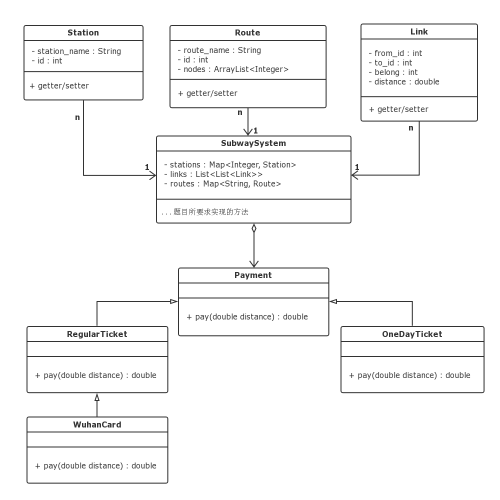
#> input picture 07-OOP大作业-武汉地铁系统/subway/resource/subway.jpg, 1000 x 999 px, given in place of the camera (shown at 1/2 size)
$ python video_mix.py
#> lines starting #> are read from the running program, lines starting #| are printed output that depends on the picture; after the words box and inside, x2 and y2 are one past the last pixel; in counts of white or black regions, pixels touching at a corner belong together; pictures that were not available may be replaced by others from this repository, and a replacement may not be noted
#> further down, frame is the input picture: shape (999, 1000, 3); min 50, max 255, mean 246.9
import cv2
import numpy as np

ratio_list = [0.1, 0.2, 0.25, 0.3, 0.5]
vpos_enum = ["T", "C", "B"]
hpos_enum = ["L", "C", "R"]
pos_list = [(a, b) for a in vpos_enum for b in hpos_enum]

ratio_index = 0
pos_index = 0

cap = cv2.VideoCapture(0)

width = int(cap.get(cv2.CAP_PROP_FRAME_WIDTH) + 0.5)
height = int(cap.get(cv2.CAP_PROP_FRAME_HEIGHT) + 0.5)
size = (width, height)

fourcc = cv2.VideoWriter_fourcc(*"XVID")
out = cv2.VideoWriter("./output/output.avi", fourcc, 20.0, size)

video = cv2.VideoCapture("./assert/vtest.avi")


text = []
is_add_text = False


def get_position_pair(
    ori_rows, ori_cols, cut_rows, cut_cols, horizontal="L", vertical="T"
):
    if ori_rows < cut_rows or ori_cols < cut_cols:
        raise ValueError("Background is not big enough to embed such icon.")
    if horizontal == "L":
        begin_col = 0
        end_col = cut_cols
    elif horizontal == "R":
        begin_col = ori_cols - cut_cols
        end_col = ori_cols
    elif horizontal == "C":
        begin_col = int((ori_cols - cut_cols) / 2)
        end_col = int((ori_cols + cut_cols) / 2)
    else:
        raise ValueError(
            "Keyword `horizontal` expected {`L`, `R`, `C`}, got `%s`" % horizontal
        )

    if vertical == "T":
        begin_row = 0
        end_row = cut_rows
    elif vertical == "B":
        begin_row = ori_rows - cut_rows
        end_row = ori_rows
    elif vertical == "C":
        begin_row = int((ori_rows - cut_rows) / 2)
        end_row = int((ori_rows + cut_rows) / 2)
    else:
        raise ValueError(
            "Keyword `vertical` expected {`T`, `B`, `C`}, got `%s`" % vertical
        )

    return (begin_row, begin_col), (end_row, end_col)


def add_text(frame):
    linetype = cv2.LINE_AA
    font = cv2.FONT_HERSHEY_SIMPLEX
    res = "Sub: " + "".join(text)
    cv2.putText(frame, res, (10, 100), font, 2, (255, 255, 255), 2)
    return frame


def click(event, x, y, flags, param):
    global is_add_text
    if event == cv2.EVENT_LBUTTONUP:
        is_add_text = not is_add_text


def extract(img):
    # 嵌入转灰度图
    bg = np.zeros(img.shape, np.uint8)

    gray_b = cv2.cvtColor(img, cv2.COLOR_RGB2GRAY)
    ret, mask_front = cv2.threshold(gray_b, 127, 255, cv2.THRESH_BINARY)
    mask_inv = cv2.bitwise_not(mask_front)
    a_clean = cv2.bitwise_and(bg, bg, mask=mask_front)
    b_cut = cv2.bitwise_and(img, img, mask=mask_inv)
    res = cv2.add(a_clean, b_cut)

    return res


def make(front, back):
    back_rows, back_cols, back_channels = back.shape
#> back_rows = 999; back_cols = 1000; back_channels = 3
    front_rows, front_cols, front_channels = front.shape
#> front_rows = 999; front_cols = 1000; front_channels = 3

    ratio = ratio_list[ratio_index % len(ratio_list)]
    ratio_rows, ratio_cols = ratio * back_rows, ratio * back_cols
#> ratio_rows = 99.9; ratio_cols = 100
    if ratio_rows > ratio_cols:
        roi_rows, roi_cols = (
            int(ratio_rows),
            int(front_cols * ratio_rows / front_rows),
        )
    else:
        roi_rows, roi_cols = (
            int(front_rows * ratio_cols / front_cols),
            int(ratio_cols),
        )
#> roi_rows = 99; roi_cols = 100

    (vertical_position, horizontal_position) = pos_list[pos_index % len(pos_list)]
    (bx, by), (ex, ey) = get_position_pair(
        back_rows,
        back_cols,
        roi_rows,
        roi_cols,
        vertical=vertical_position,
        horizontal=horizontal_position,
    )
#> bx = 0; by = 0; ex = 99; ey = 100
    roi_data = back[bx:ex, by:ey]
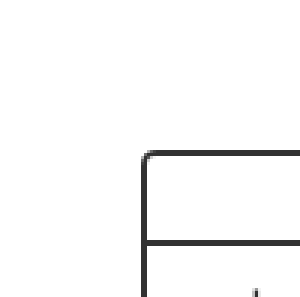
#> roi_data: shape (99, 100, 3) (shown 3 times larger); min 50, max 255, mean 248.8
    front = cv2.resize(front, (roi_cols, roi_rows))
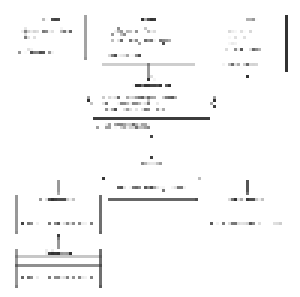
#> front: shape (99, 100, 3) (shown 3 times larger); min 50, max 255, mean 248.7
    gray_front = cv2.cvtColor(front, cv2.COLOR_BGR2GRAY)
    ret, mask_front = cv2.threshold(gray_front, 175, 255, cv2.THRESH_TRIANGLE)
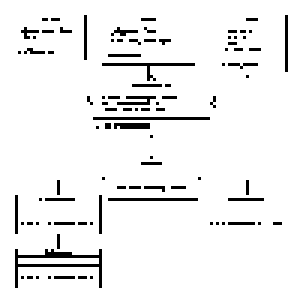
#> mask_front: shape (99, 100) (shown 3 times larger); 94% white; black in thin lines or dots, all inside (x1, y1, x2, y2) = (5, 5, 96, 96)
#> ret = 253
    mask_inv = cv2.bitwise_not(mask_front)
    roi_clean = cv2.bitwise_and(roi_data, roi_data, mask=mask_front)
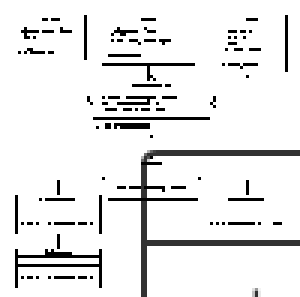
#> roi_clean: shape (99, 100, 3) (shown 3 times larger); min 0, max 255, mean 233.6
    icon_cut = cv2.bitwise_and(front, front, mask=mask_inv)
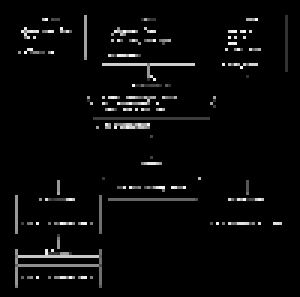
#> icon_cut: shape (99, 100, 3) (shown 3 times larger); min 0, max 252, mean 9
    roi_res = cv2.add(roi_clean, icon_cut)
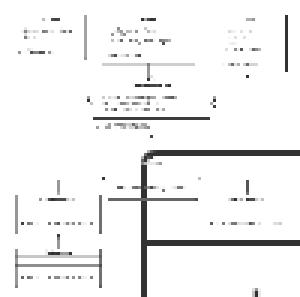
#> roi_res: shape (99, 100, 3) (shown 3 times larger); min 50, max 255, mean 242.6
    back[bx:ex, by:ey] = roi_res

    return back


cv2.namedWindow("FRAME")
cv2.setMouseCallback("FRAME", click)

try:
    while cap.isOpened() and video.isOpened():
        ret1, frame = cap.read()
        ret2, bg_frame = video.read()
        if ret1 and ret2:
            res = make(frame, bg_frame)
            if is_add_text:
                res = add_text(res)
            cv2.imshow("FRAME", res)
            # cv2.imshow("BACK", bg_frame)
            out.write(res)

        k = cv2.waitKey(1) & 0xFF
#> (key Esc is pressed here)
        if k == 27:
            break
        elif k == 127:
            text = text[0:-1]
        elif k == 91:
            pos_index += 1
        elif k == 93:
            ratio_index += 1
        elif k != 255:
            text.append(chr(k))

finally:
    cap.release()
    video.release()
    cv2.destroyAllWindows()
